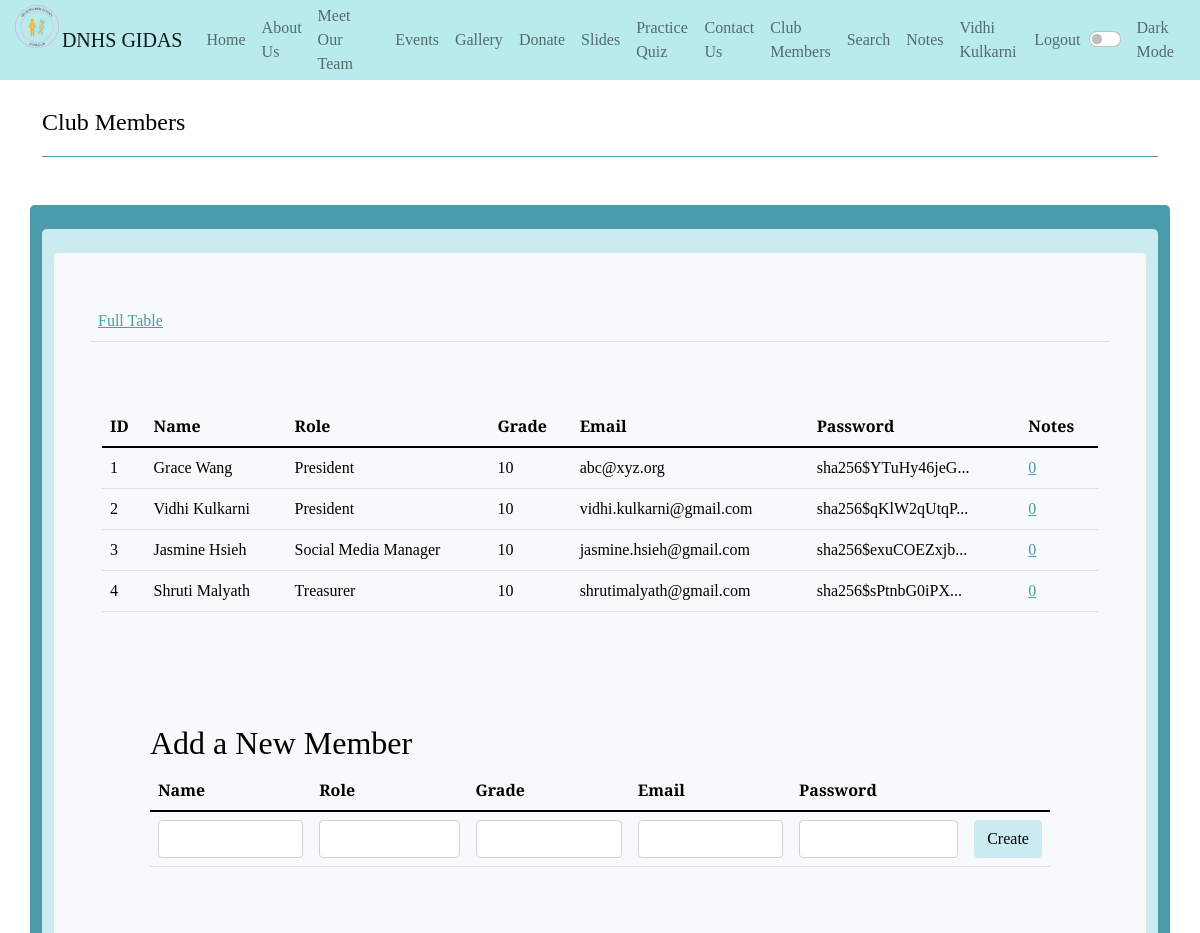
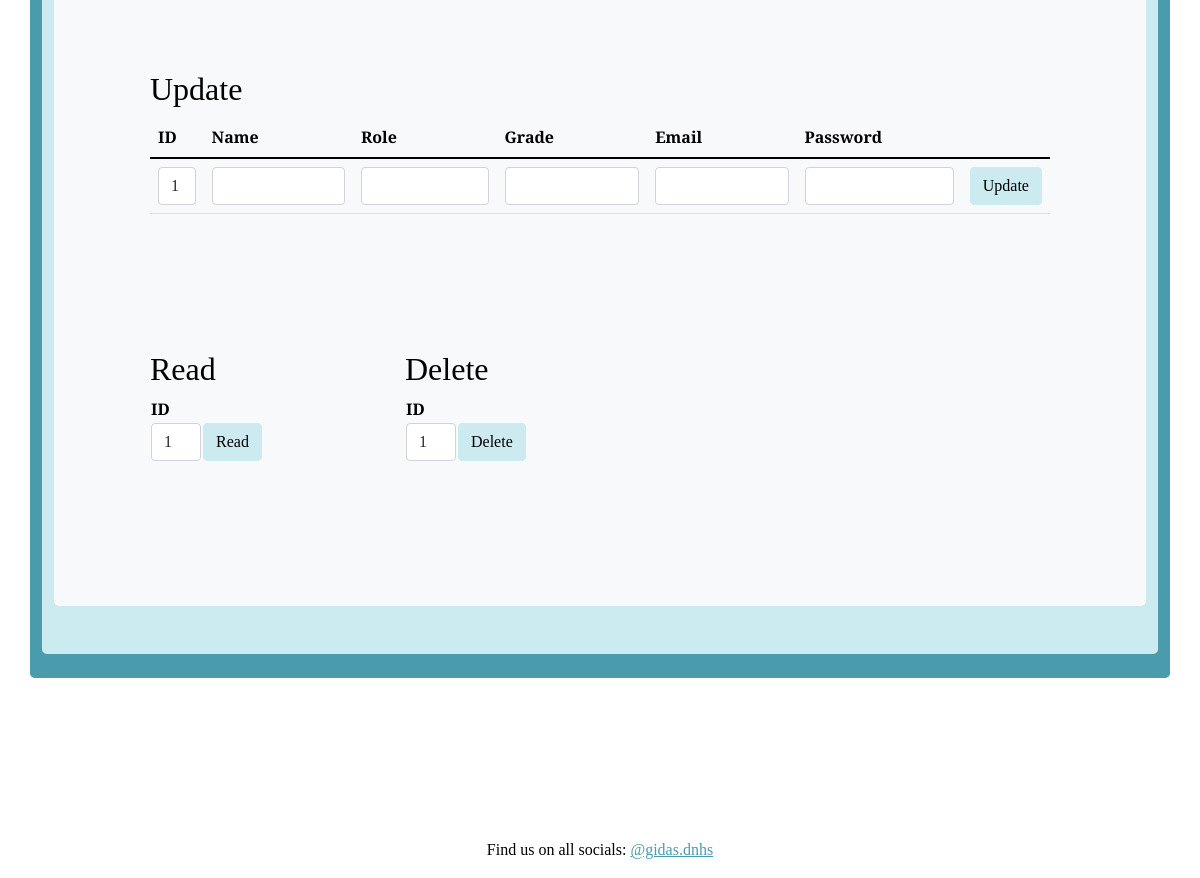
The page /crud/ (signed in) on the database its author committed (2 pictures, top to bottom).
### cruddy/model.py (models this page shows, shortened)
class Users(UserMixin, db.Model):
    userID = db.Column(db.Integer, primary_key=True)
    name = db.Column(db.String(255), unique=False, nullable=False)
    role = db.Column(db.String(255), unique=False, nullable=False)
    grade = db.Column(db.Integer, unique=False, nullable=False)
    email = db.Column(db.String(255), unique=False, nullable=False)
    password = db.Column(db.String(255), unique=False, nullable=False)
    notes = db.relationship("Notes", cascade='all, delete', backref='users', lazy=True)
    def read(self):
        return {
            "userID": self.userID,
            "name": self.name,
            "role": self.role,
            "grade": self.grade,
            "email": self.email,
            "password": self.password,
            "notes": self.notes,
            "query": "by_alc"  # This is for fun, a little watermark
        }
    def delete(self):
        db.session.delete(self)
        db.session.commit()
        return None

### cruddy/app_crud.py (the view)
@app_crud.route('/')
@login_required  # Flask-Login uses this decorator to restrict acess to logged in users
def crud():
    return render_template("crud.html", table=users_all())

### cruddy/templates/cruddy/crud.html (shortened to what this page needs)
<!DOCTYPE html>
{% extends "layout.html" %}
{% block content %}
    <div class="container py-4">
        <header class="pb-3 mb-4 border-bottom border-primary text-dark">
            <span class="fs-4">Club Members</span>
        </header>
    </div>
    <div class="container py-4 text-light bg-primary rounded-3">
        <div class="container bg-secondary py-4 rounded-3">
            <div class="p-5 mb-4 bg-light text-dark rounded-3">
                <div class="row align-items-md-stretch">
                    <table class="table">
                        <tbody>
                        <tr>
                            <td><a href={{url_for('crud.crud')}}>Full Table</a></td>
                        </tr>
                        </tbody>
                    </table>
                </div>
                <div class="row align-items-md-stretch">
                    <div class="container-fluid py-5">
                        <table class="table">
                            <thead>
                            <tr>
                                <th>ID</th>
                                <th>Name</th>
                                <th>Role</th>
                                <th>Grade</th>
                                <th>Email</th>
                                <th>Password</th>
                                <th>Notes</th>
                            </tr>
                            </thead>
                            <tbody>
                                {% for row in table %}
                                    <tr>
                                        <td>{{ row['userID'] }}</td>
                                        <td>{{ row['name'] }}</td>
                                        <td>{{ row['role'] }}</td>
                                        <td>{{ row['grade']}}</td>
                                        <td>{{ row['email'] }}</td>
                                        <td>{{ row['password'] | truncate(20) }}</td>
                                        <td><a href="{{ url_for('notes.notes_select', userID=row['userID']) }}">{{ row['notes'] | length }}</a></td>
                                    </tr>
                                {% endfor %}
                            </tbody>
                        </table>
                    </div>
                </div>
                <div class="p-5 mb-4 bg-light text-dark rounded-3">
                    <h2>Add a New Member</h2>
                    <form method="POST" ID="create" action={{url_for('crud.create')}} >
                        <table class="table">
                            <thead>
                            <tr>
                                <th><label for="name">Name</label></th>
                                <th><label for="role">Role</label></th>
                                <th><label for="grade">Grade</label></th>
                                <th><label for="email">Email</label></th>
                                <th><label for="password">Password</label></th>
                            </tr>
                            </thead>
                            <tbody>
                            <tr>
                                <td><input class="form-control" type="text" name="name" id="name" required></td>
                                <td><input class="form-control" type="text" name="role" id="role" required></td>
                                <td><input class="form-control" type="number" name="grade" id="grade" required></td>
                                <td><input class="form-control" type="email" name="email" id="email"></td>
                                <td><input class="form-control" type="password" name="password" id="password"></td>
                                <td><input class="btn btn-secondary" type="submit" value="Create"></td>
                            </tr>
                            </tbody>
                        </table>
                    </form>
                </div>
                <div class="p-5 mb-4 bg-light text-dark rounded-3">
                    <h2>Update</h2>
                    <form method="POST" ID="update" action={{url_for('crud.update')}} >
                        <table class="table" id="update_table">
                            <thead>
                            <tr>
                                <th><label for="update_userid">ID</label></th>
                                <th><label for="update_name">Name</label></th>
                                <th><label for="update_role">Role</label></th>
                                <th><label for="update_grade">Grade</label></th>
                                <th><label for="update_email">Email</label></th>
                                <th><label for="update_password">Password</label></th>
                            </tr>
                            </thead>
                            <tbody>
                                <tr>
                                    <td>
                                        <select name="userid" id="update_userid" class="form-control">
                                            <optgroup label="userid" class="form-control">
                                                {% for row in table %}
                                                    <option label="{{ row['userID'] }}" class="form-control">{{ row['userID'] }}</option>
                                                {% endfor %}
                                            </optgroup>
                                        </select>
                                    </td>
                                    <td><input class="form-control" type="text" name="name" id="update_name" required></td>
                                    <td><input class="form-control" type="text" name="role" id="update_role" required></td>
                                    <td><input class="form-control" type="number" name="grade" id="update_grade" required></td>
                                    <td><input class="form-control" type="email" name="email" id="update_email" required></td>
                                    <td><input class="form-control" type="text" name="password" id="update_password" required></td>
                                    <td><input class="btn btn-secondary" type="submit" value="Update"></td>
                                </tr>
                            </tbody>
                        </table>
                    </form>
                </div>
                <div class="row mb-4 bg-light text-dark rounded-3">
                    <div class="col-md-3">
                        <div class="p-5 mb-4 bg-light text-dark rounded-3">
                            <h2>Read</h2>
                            <form method="POST" ID="read" action={{url_for('crud.read')}} >
                                <table id="read_table">
                                    <tr><th><label for="read_userid">ID</label></th></tr>
                                    <tr>
                                        <td>
                                            <select name="userid" id="read_userid" class="form-control">
                                                <optgroup label="userid" class="form-control">
                                                    {% for row in table %}
                                                        <option label="{{ row['userID'] }}" class="form-control">{{ row['userID'] }}</option>
                                                    {% endfor %}
                                                </optgroup>
                                            </select>
                                        </td>
                                        <td>
                                            <input class="btn btn-secondary form-control" type="submit" value="Read">
                                        </td>
                                    </tr>
                                </table>
                            </form>
                        </div>
                    </div>
                    <div class="col-md-3">
                        <div class="p-5 mb-4 bg-light text-dark rounded-3">
                            <h2>Delete</h2>
                            <form method="POST" ID="read" action={{url_for('crud.delete')}} >
                                <table id="read_table">
                                    <tr><th><label for="delete_userid">ID</label></th></tr>
                                    <tr>
                                        <td>
                                            <select name="userid" id="delete_userid" class="form-control">
                                                <optgroup label="userid" class="form-control">>
                                                    {% for row in table %}
                                                        <option label="{{ row['userID'] }}" class="form-control">{{ row['userID'] }}</option>
                                                    {% endfor %}
                                                </optgroup>
                                            </select>
                                        </td>
                                        <td><input class="btn btn-secondary" type="submit" value="Delete"></td>
                                    </tr>
                                </table>
                            </form>
                        </div>
                    </div>
                </div>
            </div>
        </div>
    </div>
{% endblock %}

### templates/fragments/navbar.html (shortened to what this page needs)
<!DOCTYPE html>
<nav class="navbar navbar-expand-lg navbar-light bg-warning">
    <div class="container-fluid">
        <div class="btn-group">
            <nav class="navbar navbar-expand-lg navbar-light">
                <div class="logo-image">
                    <img src="/static/assets/GIDASlogo.png" class="img-fluid" size alt="">
                </div>
                <a class="navbar-brand">DNHS GIDAS</a>
                <div class="collapse navbar-collapse" id="navbarHome">
                    <ul class="navbar-nav">
                        <li class="nav-item active">
                            <a class="nav-link" href="{{ url_for('index') }}">Home</a>
                        </li>
                    </ul>
                </div>
                <div class="collapse navbar-collapse" id="navbarHome">
                    <ul class="navbar-nav">
                        <li class="nav-item active">
                            <a class="nav-link" href="{{ url_for('about') }}">About Us</a>
                        </li>
                    </ul>
                </div>
                <div class="collapse navbar-collapse" id="navbarHome">
                    <ul class="navbar-nav">
                        <li class="nav-item active">
                            <a class="nav-link" href="{{ url_for('team') }}">Meet Our Team</a>
                        </li>
                    </ul>
                </div>
                <div class="collapse navbar-collapse" id="navbarHome">
                    <ul class="navbar-nav">
                        <li class="nav-item active">
                            <a class="nav-link" href="{{ url_for('upcoming') }}">Events</a>
                        </li>
                    </ul>
                </div>
                <div class="collapse navbar-collapse" id="navbarHome">
                    <ul class="navbar-nav">
                        <li class="nav-item active">
                            <a class="nav-link" href="{{ url_for('content.content') }}">Gallery</a>
                        </li>
                    </ul>
                </div>
                <div class="collapse navbar-collapse" id="navbarHome">
                    <ul class="navbar-nav">
                        <li class="nav-item active">
                            <a class="nav-link" href="{{ url_for('donate') }}">Donate</a>
                        </li>
                    </ul>
                </div>
                <div class="collapse navbar-collapse" id="navbarHome">
                    <ul class="navbar-nav">
                        <li class="nav-item active">
                            <a class="nav-link" href="{{ url_for('slides') }}">Slides</a>
                        </li>
                    </ul>
                </div>
                <div class="collapse navbar-collapse" id="navbarHome">
                    <ul class="navbar-nav">
                        <li class="nav-item active">
                            <a class="nav-link" href="{{ url_for('practicequiz') }}">Practice Quiz</a>
                        </li>
                    </ul>
                </div>
                <div class="collapse navbar-collapse" id="navbarHome">
                    <ul class="navbar-nav">
                        <li class="nav-item active">
                            <a class="nav-link" href="{{ url_for('contact') }}">Contact Us</a>
                        </li>
                    </ul>
                </div>
                {% if current_user.is_authenticated %}
                    <div class="collapse navbar-collapse" id="navbarHome">
                        <ul class="navbar-nav">
                            <li class="nav-item active">
                                <a class="nav-link" href="{{ url_for('crud.crud') }}">Club Members</a>
                            </li>
                        </ul>
                    </div>
                    <div class="collapse navbar-collapse" id="navbarHome">
                        <ul class="navbar-nav">
                            <li class="nav-item active">
                                <a class="nav-link" href="{{ url_for('crud.search') }}">Search</a>
                            </li>
                        </ul>
                    </div>
                    <div class="collapse navbar-collapse" id="navbarHome">
                        <ul class="navbar-nav">
                            <li class="nav-item active">
                                <a class="nav-link" href="{{ url_for('notes.notes') }}">Notes</a>
                            </li>
                        </ul>
                    </div>
                    <div class="collapse navbar-collapse" id="navbarHome">
                        <ul class="navbar-nav">
                            <li class="nav-item active">
                                <a class="nav-link">{{ current_user.name }}</a>
                            </li>
                        </ul>
                    </div>
                    <div class="collapse navbar-collapse" id="navbarHome">
                        <ul class="navbar-nav">
                            <li class="nav-item active">
                                <a class="nav-link" href="{{ url_for('crud.crud_logout') }}">Logout</a>
                            </li>
                        </ul>
                    </div>
                {% endif %}
                <div class="form-check form-switch">
                    <label for="darkSwitch"></label><input type="checkbox" onclick="darkFunction()" class="form-check-input" id="darkSwitch">
                </div>
                <div class="collapse navbar-collapse" id="navbarHome">
                    <ul class="navbar-nav">
                        <li class="nav-item active">
                            <a class="nav-link" href="">Dark Mode</a>
                        </li>
                    </ul>
                </div>
            </nav>
        </div>
    </div>
</nav>

### rows shown on the page
Users: name "Vidhi Kulkarni", userID "2", role "President", grade "10", email "vidhi.kulkarni@gmail.com", password "sha256$qKlW2qUtqP...", notes|length "0"
Users: userID "1", name "Grace Wang", role "President", grade "10", email "abc@xyz.org", password "sha256$YTuHy46jeG...", notes|length "0"
Users: userID "3", name "Jasmine Hsieh", role "Social Media Manager", grade "10", email "jasmine.hsieh@gmail.com", password "sha256$exuCOEZxjb...", notes|length "0"
Users: userID "4", name "Shruti Malyath", role "Treasurer", grade "10", email "shrutimalyath@gmail.com", password "sha256$sPtnbG0iPX...", notes|length "0"

### other values the page prints
form field userid "1"
